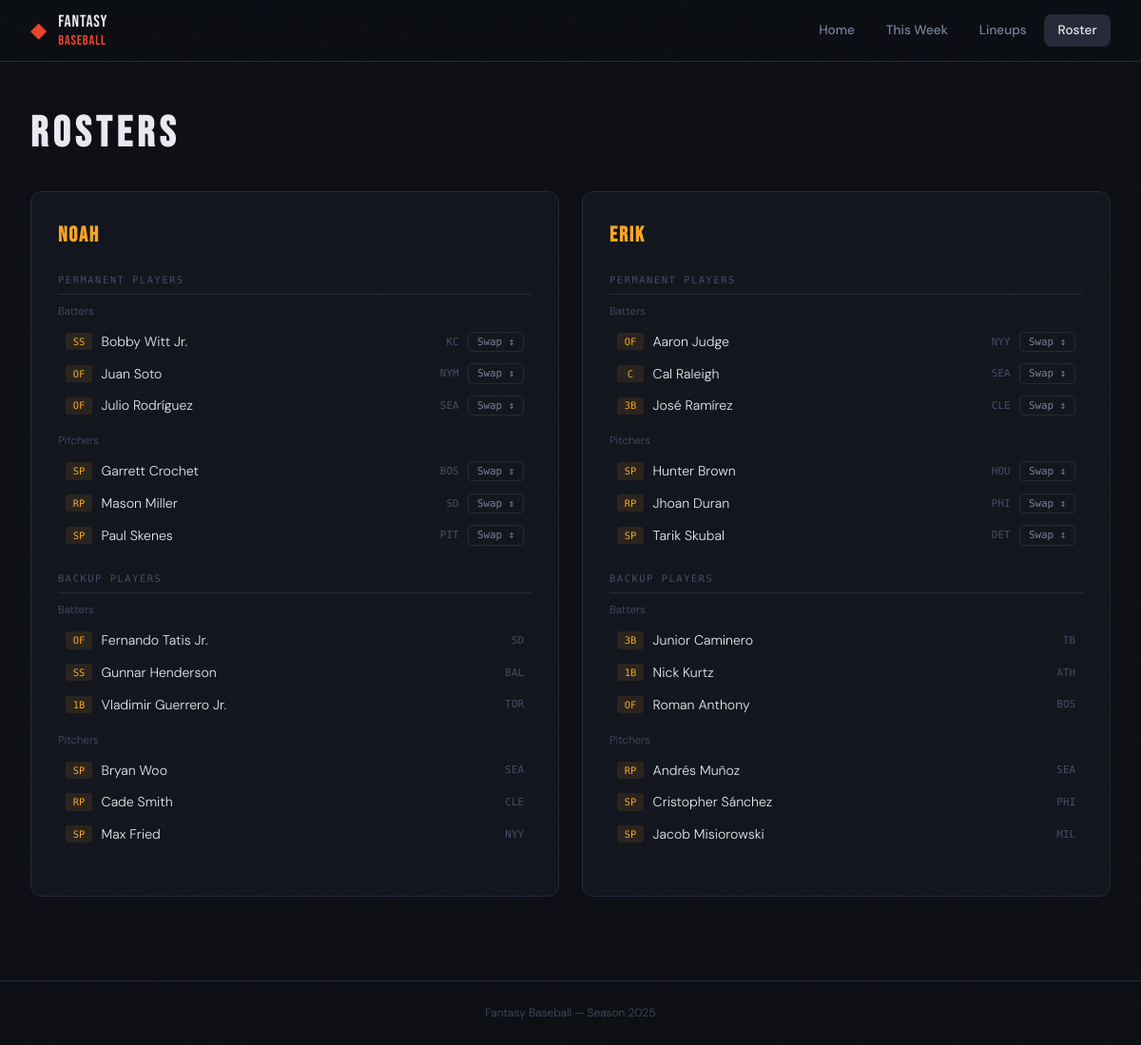
Screenshot of /roster with the database file from the repository.
### tables this page shows
CREATE TABLE managers (
    id   INTEGER PRIMARY KEY AUTOINCREMENT,
    name TEXT NOT NULL UNIQUE
);

CREATE TABLE players (
    id            INTEGER PRIMARY KEY AUTOINCREMENT,
    mlb_id        INTEGER UNIQUE,
    name          TEXT NOT NULL,
    team          TEXT,
    position_type TEXT NOT NULL CHECK(position_type IN ('batter','pitcher'))
);

### app.py (the view)
@app.route('/roster')
def roster_view():
    db = get_db()
    managers = db.execute('SELECT * FROM managers ORDER BY id').fetchall()
    roster_data = {}
    for m in managers:
        rows = db.execute('''
            SELECT
                p.name,
                p.team,
                p.position_type,
                COALESCE(
                    (SELECT mr2.position FROM mlb_roster mr2
                     WHERE mr2.mlb_id = p.mlb_id LIMIT 1),
                    CASE p.position_type WHEN 'pitcher' THEN 'RP' ELSE 'OF' END
                ) as position,
                pp.is_backup,
                MIN(pp.has_been_swapped) as has_been_swapped
            FROM permanent_players pp
            JOIN players p ON pp.player_id = p.id
            WHERE pp.manager_id = ?
            GROUP BY p.name, p.position_type, pp.is_backup
            ORDER BY pp.is_backup, p.position_type
        ''', (m['id'],)).fetchall()
        roster_data[m['name']] = [dict(r) for r in rows]
    db.close()
    return render_template('roster.html', roster_data=roster_data)

### app.py (called while the page is built)
def get_db():
    conn = sqlite3.connect(DB_PATH)
    conn.row_factory = sqlite3.Row
    return conn

### templates/roster.html (shortened to what this page needs)
{% extends "base.html" %}
{% block content %}
<div class="page-roster">
  <h1 class="page-title">ROSTERS</h1>
  <div class="roster-grid">
    {% for manager, players in roster_data.items() %}
    <div class="roster-panel card">
      <h2 class="card-title manager-title">{{ manager }}</h2>
      <div class="roster-section">
        <div class="roster-section-label">Permanent Players</div>
        {% for pos_type, type_label in [('batter','Batters'),('pitcher','Pitchers')] %}
        {% set perms = players | selectattr('is_backup','equalto',0) | selectattr('position_type','equalto',pos_type) | list %}
        {% if perms %}
        <div class="roster-subsection">
          <div class="roster-type-label">{{ type_label }}</div>
          {% for p in perms %}
          <div class="roster-player {{ 'was-swapped' if p.has_been_swapped }}"
               data-player="{{ p.name }}" data-manager="{{ manager }}"
               data-pos-type="{{ p.position_type }}">
            <span class="rp-pos">{{ p.position or (p.position_type[0].upper()) }}</span>
            <span class="rp-name">{{ p.name }}</span>
            <span class="rp-team">{{ p.team }}</span>
            {% if p.has_been_swapped %}
              <span class="swap-badge">Swapped Out</span>
            {% else %}
              <button class="swap-trigger-btn"
                data-manager="{{ manager }}"
                data-permanent="{{ p.name }}"
                data-pos-type="{{ p.position_type }}">
                Swap ↕
              </button>            {% endif %}
          </div>
          {% endfor %}
        </div>
        {% endif %}
        {% endfor %}
      </div>
      <div class="roster-section">
        <div class="roster-section-label">Backup Players</div>
        {% for pos_type, type_label in [('batter','Batters'),('pitcher','Pitchers')] %}
        {% set backups = players | selectattr('is_backup','equalto',1) | selectattr('position_type','equalto',pos_type) | list %}
        {% if backups %}
        <div class="roster-subsection">
          <div class="roster-type-label">{{ type_label }}</div>
          {% for p in backups %}
          <div class="roster-player backup {{ 'swapped-in' if p.has_been_swapped }}"
               data-player="{{ p.name }}" data-manager="{{ manager }}">
            <span class="rp-pos">{{ p.position or (p.position_type[0].upper()) }}</span>
            <span class="rp-name">{{ p.name }}</span>
            <span class="rp-team">{{ p.team }}</span>
          </div>
          {% endfor %}
        </div>
        {% endif %}
        {% endfor %}
      </div>
    </div>
    {% endfor %}
  </div>
</div>
{% endblock %}

### static/css/main.css (style rules this page uses)
:root { --bg: #0d0f14; --bg-card: #13161e; --bg-card2: #181c26; --border: #252a38; --border-hi: #353d55; --text: #e8eaf0; --text-dim: #7a8099; --text-mute: #454d66; --green: #22c55e; --green-dim: #14532d; --red: #ef4444; --red-dim: #7f1d1d; --grey-tie: #374151; --amber: #f59e0b; --blue: #3b82f6; --accent: #e8432d; --accent2: #f5a623; --font-display: 'Bebas Neue', sans-serif; --font-mono: 'DM Mono', monospace; --font-body: 'DM Sans', sans-serif; --radius: 8px; --shadow: 0 4px 24px rgba(0,0,0,.5); }
*, *::before, *::after { box-sizing: border-box; margin: 0; padding: 0; }
html { font-size: 16px; }
body { background: var(--bg); color: var(--text); font-family: var(--font-body); font-weight: 300; line-height: 1.6; min-height: 100vh; }
.card { background: var(--bg-card); border: 1px solid var(--border); border-radius: 12px; padding: 1.75rem; margin-bottom: 1.5rem; }
.card-title { font-family: var(--font-display); font-size: 1.4rem; letter-spacing: .08em; margin-bottom: 1.25rem; color: var(--text); }
.manager-title { color: var(--accent2); }
.page-title { font-family: var(--font-display); font-size: 2.8rem; letter-spacing: .12em; margin-bottom: 1.5rem; }
.roster-grid { display: grid; grid-template-columns: 1fr 1fr; gap: 1.5rem; }
.roster-section { margin-bottom: 1.25rem; }
.roster-section-label { font-family: var(--font-mono); font-size: .65rem; letter-spacing: .15em; text-transform: uppercase; color: var(--text-mute); margin-bottom: .6rem; padding-bottom: .4rem; border-bottom: 1px solid var(--border); }
.roster-subsection { margin-bottom: .75rem; }
.roster-type-label { font-size: .72rem; color: var(--text-mute); margin-bottom: .3rem; }
.roster-player { display: flex; align-items: center; gap: .6rem; padding: .35rem .5rem; border-radius: 5px; transition: background .1s; }
.rp-name { font-size: .88rem; flex: 1; }
.rp-team { font-family: var(--font-mono); font-size: .68rem; color: var(--text-mute); }
.swap-trigger-btn { margin-left: auto; background: none; border: 1px solid var(--border); color: var(--text-dim); font-family: var(--font-mono); font-size: .68rem; padding: .2rem .55rem; border-radius: 4px; cursor: pointer; transition: all .15s; white-space: nowrap; }
.rp-pos { font-family: var(--font-mono); font-size: .65rem; font-weight: 500; color: var(--accent2); min-width: 28px; text-align: center; background: rgba(245,166,35,.1); padding: .05rem .3rem; border-radius: 3px; }

### rows the page displays
managers: name "Noah", type_label "Batters" "Pitchers", type_label "Batters" "Pitchers"
players: position "SS", name "Bobby Witt Jr.", team "KC"
players: position "OF", name "Juan Soto", team "NYM"
players: position "OF", name "Julio Rodríguez", team "SEA"
players: position "SP", name "Garrett Crochet", team "BOS"
players: position "RP", name "Mason Miller", team "SD"
players: position "SP", name "Paul Skenes", team "PIT"
players: position "OF", name "Fernando Tatis Jr.", team "SD"
players: position "SS", name "Gunnar Henderson", team "BAL"
players: position "1B", name "Vladimir Guerrero Jr.", team "TOR"
players: position "SP", name "Bryan Woo", team "SEA"
players: position "RP", name "Cade Smith", team "CLE"
players: position "SP", name "Max Fried", team "NYY"
managers: name "Erik", type_label "Batters" "Pitchers", type_label "Batters" "Pitchers"
players: position "OF", name "Aaron Judge", team "NYY"
players: position "C", name "Cal Raleigh", team "SEA"
players: position "3B", name "José Ramírez", team "CLE"
players: position "SP", name "Hunter Brown", team "HOU"
players: position "RP", name "Jhoan Duran", team "PHI"
players: position "SP", name "Tarik Skubal", team "DET"
players: position "3B", name "Junior Caminero", team "TB"
players: position "1B", name "Nick Kurtz", team "ATH"
players: position "OF", name "Roman Anthony", team "BOS"
players: position "RP", name "Andrés Muñoz", team "SEA"
players: position "SP", name "Cristopher Sánchez", team "PHI"
players: position "SP", name "Jacob Misiorowski", team "MIL"
